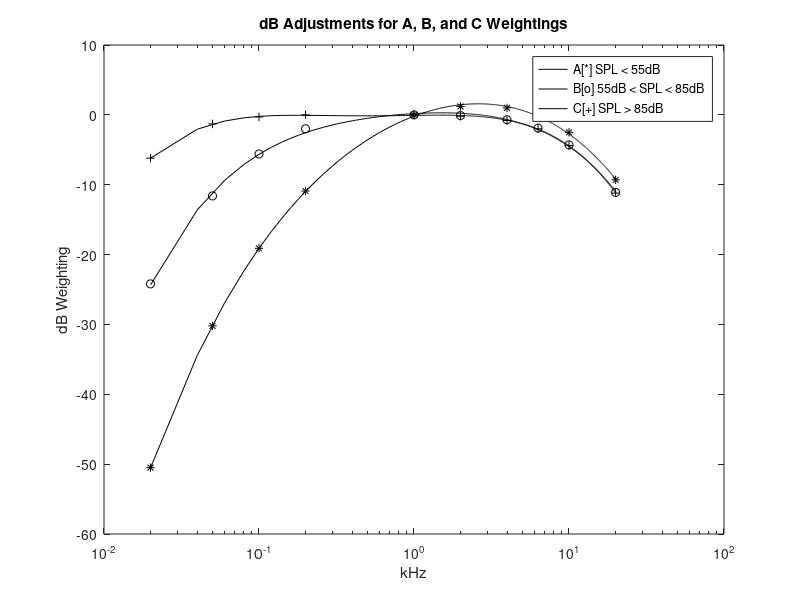

MATLAB code to generate this figure:
% LS fit for A, B, and C frequency weighting curves

fd = [.01995 .05012 .1 .1995 1 1.995 3.981 6.31 10 20];		% freqs in kHz
logfd = log10(fd);

As = [-50.5 -30.2 -19.1 -10.9 0 1.2 1 -.1 -2.5 -9.3]';	% spl's below 55 dB
Bs = [-24.2 -11.6 -5.6 -2 0 -.1 -.7 -1.9 -4.3 -11.1]';	% spl's between 55 dB and 85 dB
Cs = [-6.2 -1.3 -.3 0 0 -.2 -.8 -2 -4.4 -11.2]';			% spl's greater than 85 dB ref: Beranek&Ver, p15

M = 5;				% model order
N = 10;				% num of frequencies
Fbar = zeros([N M]);

for m=1:M,
  for n=1:N
    Fbar(n,m) = logfd(n)^(m-1);	% Vandermode matrix of log freqs
  end;
end;

FFIF = (Fbar'*Fbar)^(-1)*Fbar';	% least-squares solution

Ha = FFIF*As;
Hb = FFIF*Bs;
Hc = FFIF*Cs;

nfpts = 1000;
df = fd(N)/nfpts;
for n=1:nfpts,
  fa(n) = df*n;					% frequency axis (linear scale)
  logfa(n) = log10(fa(n));
  sa(n)=0;
  sb(n)=0;
  sc(n)=0;						% sa, ab, sc are the frequency weightings
  for m=1:M,
    sa(n)=sa(n)+Ha(m)*logfa(n)^(m-1);
    sb(n)=sb(n)+Hb(m)*logfa(n)^(m-1);
    sc(n)=sc(n)+Hc(m)*logfa(n)^(m-1);
  end;
end;
								% make semilog plots for A, B, and C wtgs
figure(1);
semilogx(fa,sa,'k');
hold on;
semilogx(fa,sb,'k');
semilogx(fa,sc,'k');
semilogx(fd, As,'k*');
semilogx(fd, Bs,'ko');
semilogx(fd, Cs,'k+');
hold off;
								% label axis, add legend & title
xlabel('kHz');
ylabel('dB Weighting');
title('dB Adjustments for A, B, and C Weightings');
legend('A[*] SPL < 55dB', 'B[o] 55dB < SPL < 85dB', 'C[+] SPL > 85dB');

								% write weights out to disk

FP=fopen('abcwts.dat','wt');	% ASCII text file format
fprintf(FP,'%d\n',M);			% model order
for m=1:M,
  fprintf(FP,'%+e\t%+e\t%+e\n',Ha(m),Hb(m),Hc(m));
end;
fclose(FP);
